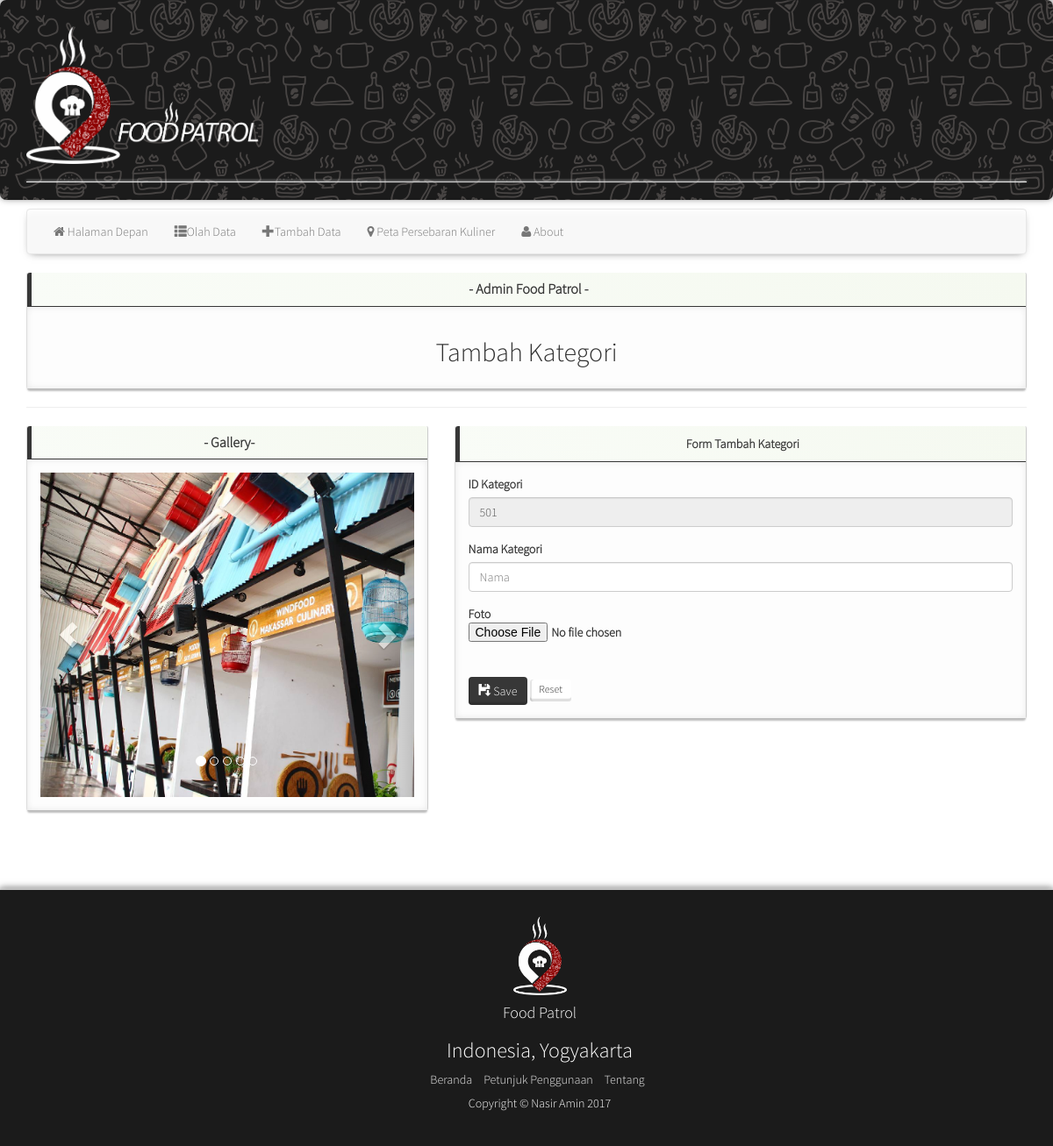
Page /tambah_kategori.php on the earlier database version.
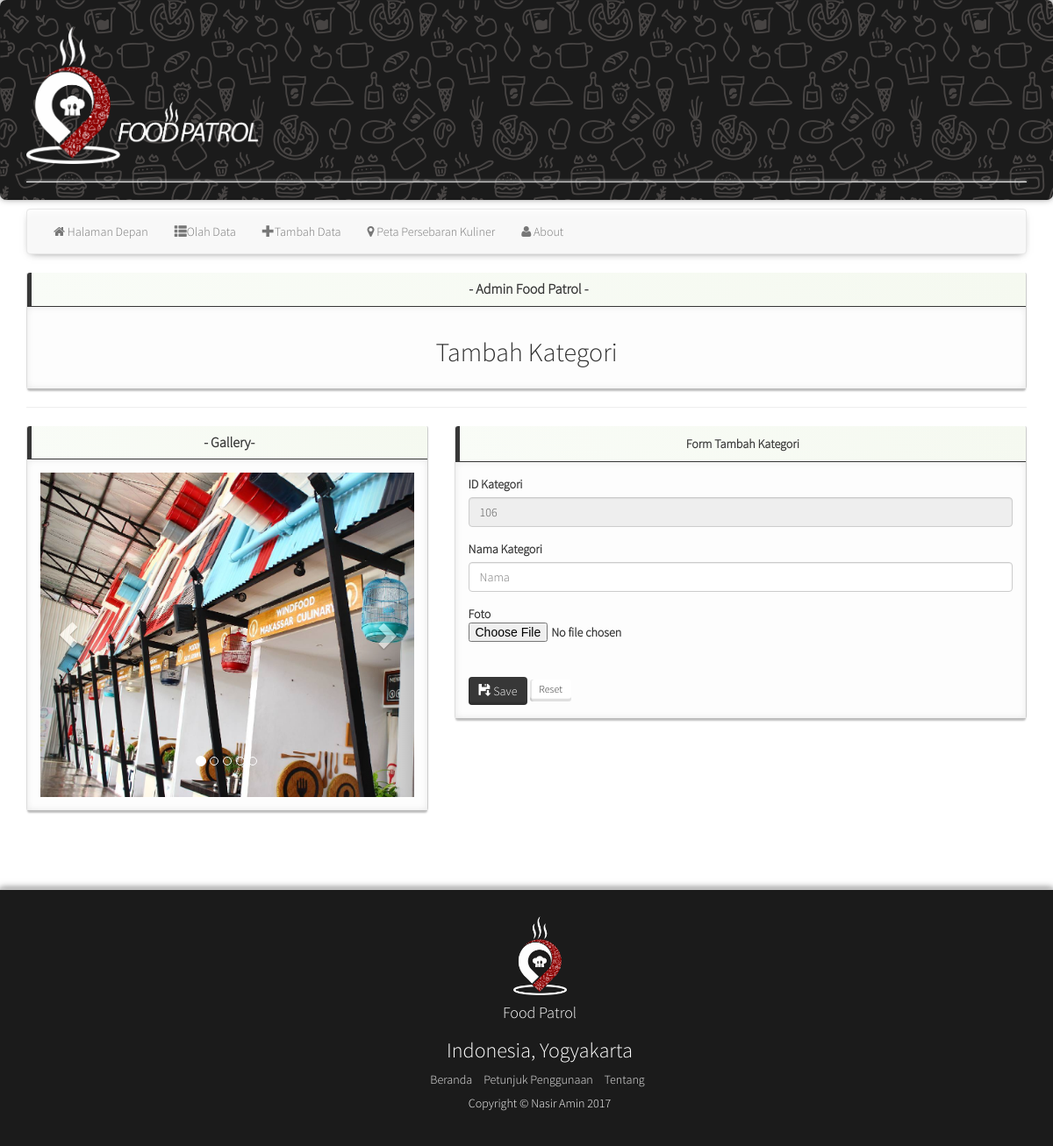
Same page on the later database version.
### tables this page shows
CREATE TABLE `kategori_tempat` (
  `id_kategori_tempat` int(20) NOT NULL,
  `nama_kategori_tempat` varchar(100) NOT NULL,
  `url` varchar(255) NOT NULL
);

### tambah_kategori.php (the view, shortened to what this page needs)
<?php
$title = "Admin Food Patrol";
include_once "header.php";
include 'koneksi.php';
$query = "SELECT id_kategori_tempat FROM kategori_tempat ORDER BY id_kategori_tempat DESC LIMIT 1";
$result = mysql_query($query, $koneksi);
$row = mysql_fetch_array($result);
$last_id = $row["id_kategori_tempat"];
$id_letter = substr($last_id, 0, 1);
$id_num = substr($last_id, 1) + 1;
$id_num = str_pad($id_num, 2, "0", STR_PAD_LEFT);
$new_id = $id_letter . $id_num;
?>
      <div class="row">
        <div class="col-md-12">
          <div class="panel panel-info panel-dashboard">
            <div class="panel-heading centered">
              <h2 class="panel-title"><strong> - <?php echo $title ?> - </strong></h2>
            </div>
            <div class="panel-body centered">
                     <h2>Tambah Kategori</h2>
                    </div>
              </div>
                  <hr />
                  <div class="row">
 <div class="col-md-5">
          <div class="panel panel-info panel-dashboard">
            <div class="panel-heading centered">
              <h2 class="panel-title"><strong> - Gallery- </strong></h4>
            </div>
            <div class="panel-body">
             <div id="myCarousel" class="carousel slide" data-ride="carousel">
    <ol class="carousel-indicators">
      <li data-target="#myCarousel" data-slide-to="0" class="active"></li>
      <li data-target="#myCarousel" data-slide-to="1"></li>
      <li data-target="#myCarousel" data-slide-to="2"></li>
      <li data-target="#myCarousel" data-slide-to="3"></li>
      <li data-target="#myCarousel" data-slide-to="4"></li>
    </ol>
    <div class="carousel-inner">
      <div class="item active">
        <img src="upload_foto/kategori_tempat/foodcourt.jpg"   alt="FoodCourt" style="width:100%;">
      </div>
    </div>
    <a class="left carousel-control" href="#myCarousel" data-slide="prev">
      <span class="glyphicon glyphicon-chevron-left"></span>
    </a>
    <a class="right carousel-control" href="#myCarousel" data-slide="next">
      <span class="glyphicon glyphicon-chevron-right"></span>
    </a>
  </div>
            </div>
          </div>
        </div>
                   <div class="col-md-7">
                     <div class="panel panel-info panel-dashboard">
                        <div class="panel-heading centered">
                             Form Tambah Kategori
                        </div>
                       <div class="panel-body">
                  <form  method="post" enctype="multipart/form-data" name="form"  action="input_kategori.php">
   <div class="form-group">
    <label class="col-form-label" for="id_tempat">ID Kategori</label>
   <input type="text" class="form-control" name="id_kategori_tempat"   placeholder="ID"  readonly="readonly" value="<?php echo $new_id; ?>">
  </div>
  <div class="form-group">
    <label class="col-form-label" for="nama">Nama Kategori </label>
   <input type="text" class="form-control" name="nama_kategori_tempat" required placeholder="Nama" >
  </div>
<div class="form-group">
    <label class="custom-file" >Foto
    <input class="custom-file-input" type="file" name="url" placeholder="foto" />
 </div>
  <br>
   <button class="btn btn-primary" type="submit" name="submit" id="submit" value="submit" ><span class="glyphicon glyphicon-floppy-save"></span>&nbsp;Save</button> <button type="reset" class="btn btn-default btn-sm">Reset</button></div>
 </div>
            </div>
          </div></div></div></div>
<?php include_once "footer.php" ?>

Differences in the rows shown:
removed kategori_tempat: id_kategori_tempat "501"
added kategori_tempat: id_kategori_tempat "106"
